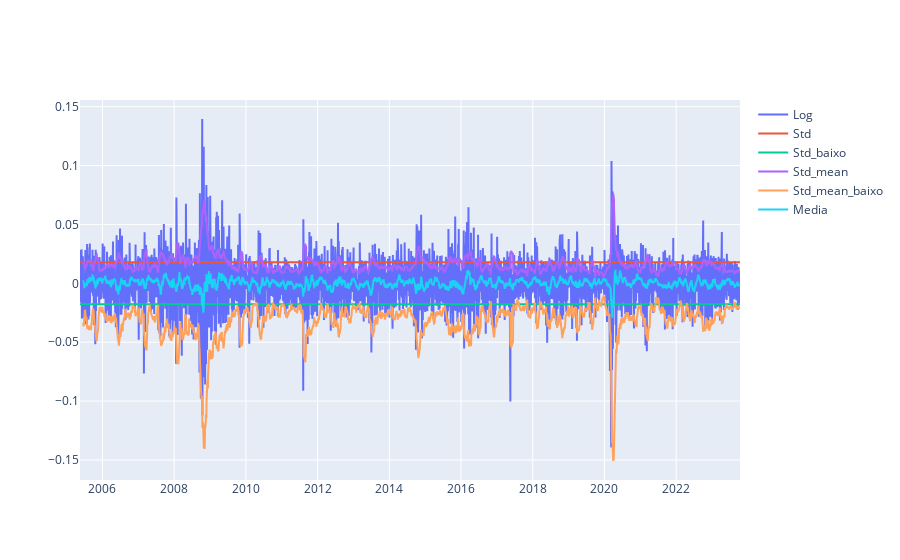

Write notebook code for a chart like this one.
### Code cell
fig = go.Figure()
fig.add_trace(go.Scatter(name = "Log", x=df.index, y = df["log"]))
fig.add_trace(go.Scatter(name = "Std", x=df.index, y = df["std"]))
fig.add_trace(go.Scatter(name = "Std_baixo", x=df.index, y = df["std"]*-1))
fig.add_trace(go.Scatter(name = "Std_mean", x=df.index, y = df["std_mean"]))
fig.add_trace(go.Scatter(name = "Std_mean_baixo", x=df.index, y = df["std_mean"]*-2))
fig.add_trace(go.Scatter(name = "Media", x=df.index, y = df["mean"]))

### Figure 1 — Plotly figure (JSON) as saved in the notebook; plotly's stock layout.template omitted (floating-point values rounded to 4 significant figures; data arrays with more than 128 entries replaced by an {"elided": "..."} marker saying what was removed)
{"data": [{"name": "Log", "type": "scatter", "x": {"elided": "4559 str values"}, "y": {"elided": "4559 float values"}}, {"name": "Std", "type": "scatter", "x": {"elided": "4559 str values"}, "y": {"elided": "4559 float values"}}, {"name": "Std_baixo", "type": "scatter", "x": {"elided": "4559 str values"}, "y": {"elided": "4559 float values"}}, {"name": "Std_mean", "type": "scatter", "x": {"elided": "4559 str values"}, "y": {"elided": "4559 float values"}}, {"name": "Std_mean_baixo", "type": "scatter", "x": {"elided": "4559 str values"}, "y": {"elided": "4559 float values"}}, {"name": "Media", "type": "scatter", "x": {"elided": "4559 str values"}, "y": {"elided": "4559 float values"}}], "layout": {}}
